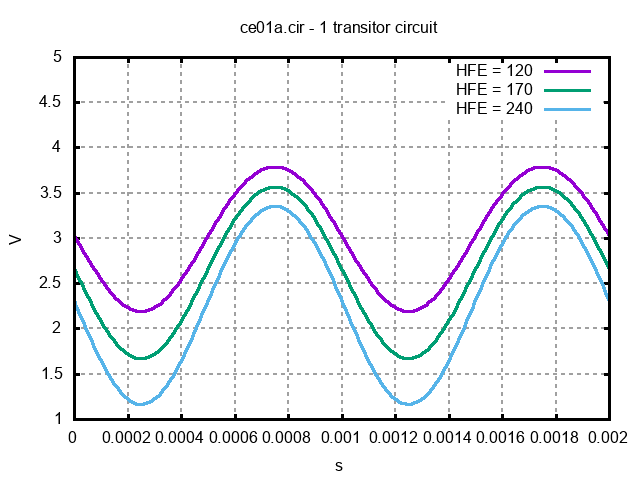

gnuplot code for this plot:
set termoption noenhanced
set title "ce01a.cir - 1 transitor circuit"
set xlabel "s"
set ylabel "V"
set grid lw 2
#set logscale x 
set xrange [0.000000e+00:2.000000e-03]
#set logscale y 
set yrange [1e+00:5e+00]
#set xtics 1
#set x2tics 1
#set ytics 1
#set y2tics 1
set border lw 3
set format y "%g"
set format x "%g"
plot 'outfile.out' using 1:2 with lines lw 3 title "HFE = 120",\
     'outfile.out' using 3:4 with lines lw 3 title "HFE = 170",\
	 'outfile.out' using 5:6 with lines lw 3 title "HFE = 240"
set terminal push
set terminal png noenhanced
set out 'ce01_hfe.png'
replot
set term pop
replot
